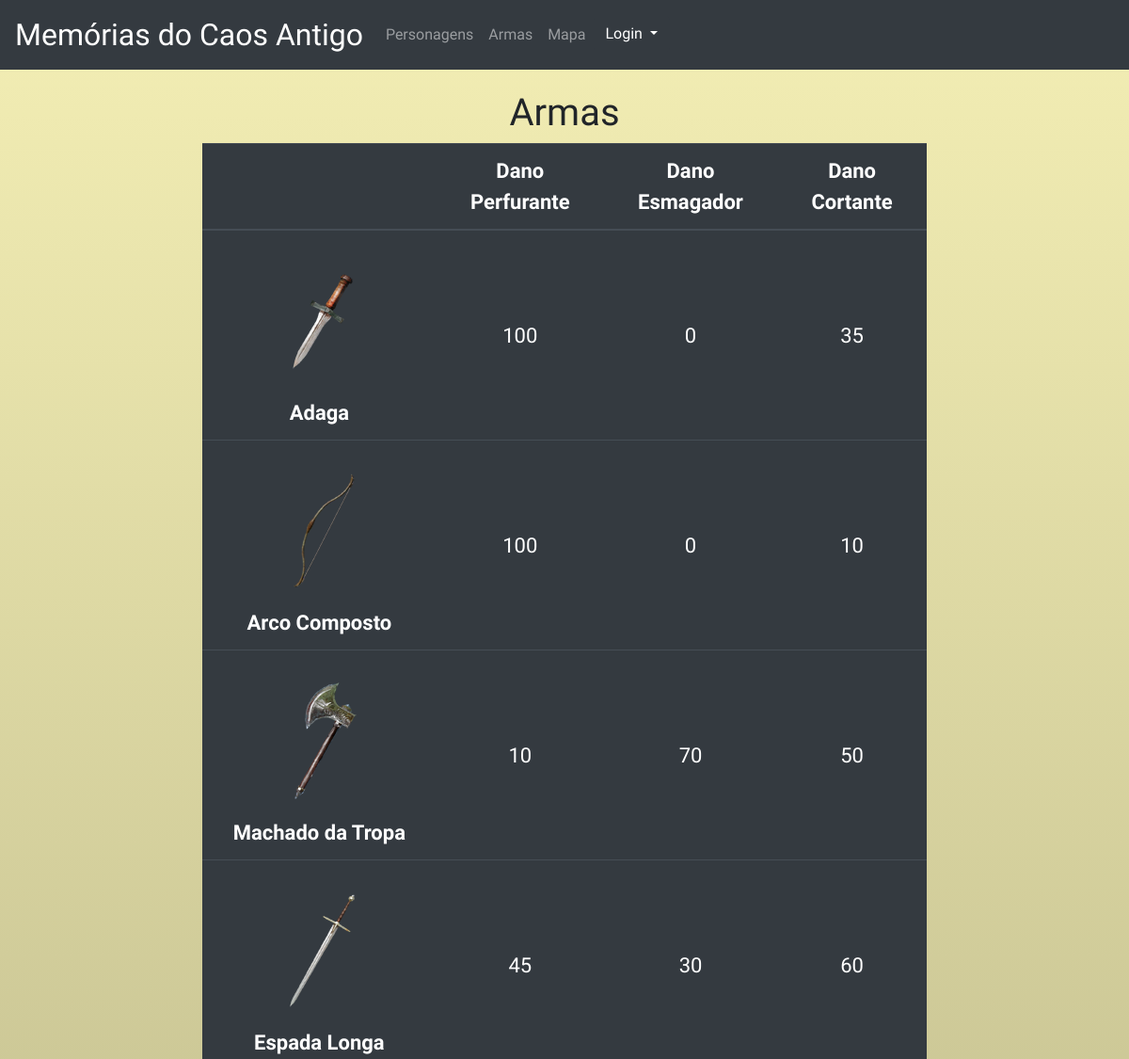
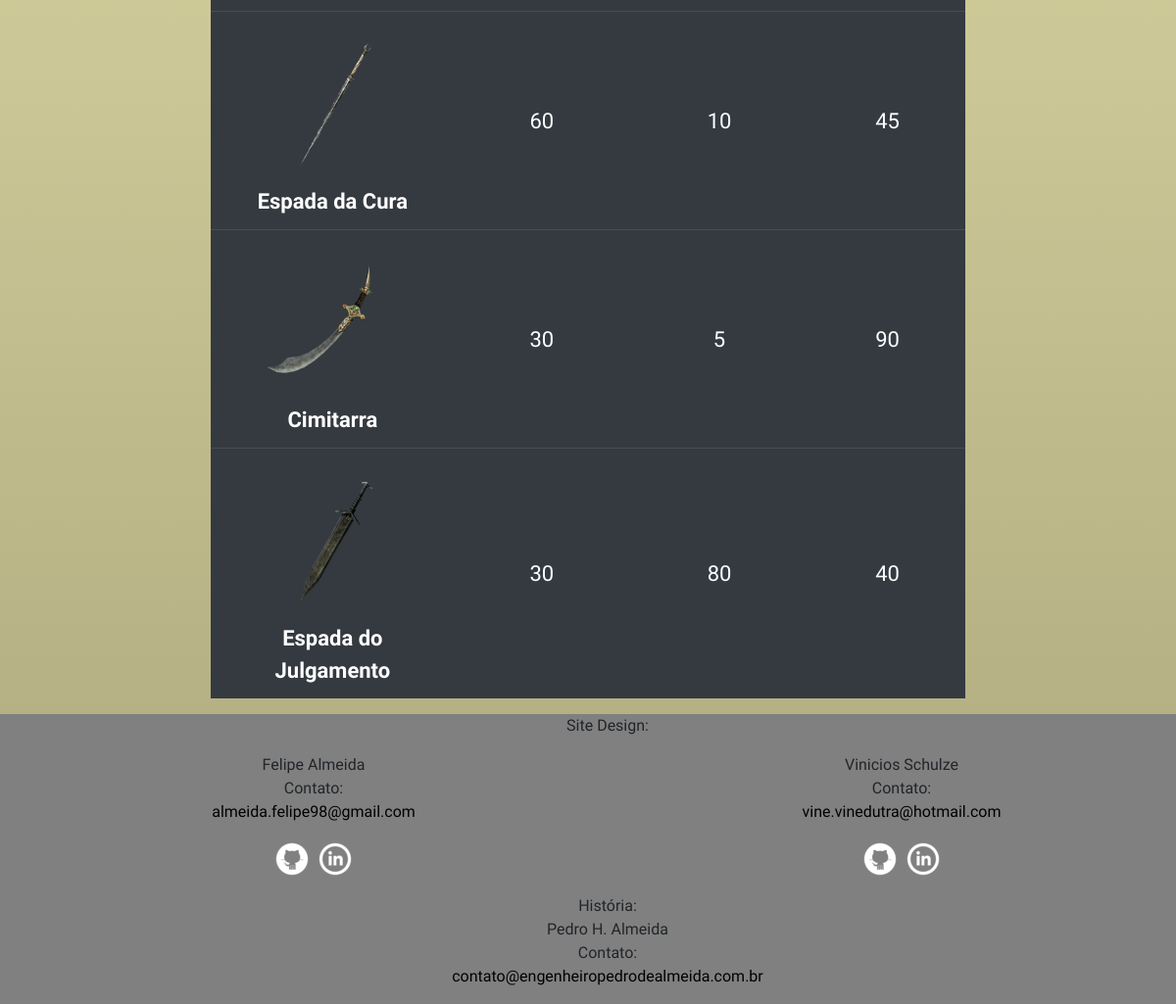
The page /codeIgniter/index.php/armas on the database its author committed (2 pictures, top to bottom).
### tables this page shows
CREATE TABLE arma (
    id_arma INT NOT NULL AUTO_INCREMENT,
    nome VARCHAR(25) NOT NULL,
    dano_corte INT NOT NULL,
    dano_perfuracao INT NOT NULL,
    dano_esmagador INT NOT NULL,
    imagem VARCHAR(500),
    PRIMARY KEY (id_arma)
);

### codeIgniter/application/controllers/Armas.php (called while the page is built, shortened)
<?php
class Armas extends CI_Controller
{
    public function __construct()
    {
        $this->load->model('Armas_model');
    }
    public function index()
    {
        $data['armas'] = $this->Armas_model->selecionar_todos();
        $this->load->view('bootstrap');
        $this->load->view('cabecalho/inicio');
        $this->load->view('cabecalho/armas');
        $this->load->view('Armas_index', $data);
    }
}

### codeIgniter/index.php (called while the page is built, shortened)
<?php
require_once BASEPATH.'core/CodeIgniter.php';

### codeIgniter/application/models/Armas_model.php (called while the page is built, shortened)
<?php
class Armas_model extends CI_Model
{
    public function selecionar_todos()
    {
        $query = $this->db->get('arma');
        return $query->result();
    }
}

### codeIgniter/application/views/Armas_index.php (the view, shortened to what this page needs)
<body>
    <nav class="navbar navbar-expand-sm bg-dark navbar-dark sticky-top">
        <a class="navbar-brand" href="<?php echo base_url("inicio"); ?>" id="title">Memórias do Caos Antigo</a>
        <ul class="navbar-nav">
            <li class="nav-item">
                <a class="nav-link" href="<?php echo base_url("Personagens"); ?>">Personagens</a>
            </li>
            <li class="nav-item">
                <a class="nav-link" href="<?php echo base_url("Armas"); ?>">Armas</a>
            </li>
            <li class="nav-item">
                <a class="nav-link" href="<?php echo base_url("Mapa"); ?>">Mapa</a>
            </li>
            <?php if ($this->session->userdata('usuario_logado')) : ?>
                <li class="nav-item">
                    <a class="nav-link"> <?php echo $this->session->userdata('nome_usuario'); ?></a>
                </li>
                <li class="nav-item">
                    <a class="nav-link" href="<?php echo site_url('Login/deslogar'); ?>">Deslogar</a></<a>
                </li>
            <?php else : ?>
                <div class="dropdown">
                    <button class="btn btn-dark dropdown-toggle" type="button" data-toggle="dropdown" aria-haspopup="true" aria-expanded="false">
                        Login
                    </button>
                </div>
            <?php endif ?>
        </ul>
    </nav>
    <div class="container-fluid">
        <div class="row">
            <div class="col-sm-8 offset-sm-2 conteudo">
                <h1>Armas</h1>
                <div class="table-responsive">
                    <table class="table table-hover table-dark">
                        <thead>
                            <tr>
                                <th scope="col"></th>
                                <th scope="col">Dano Perfurante</th>
                                <th scope="col">Dano Esmagador</th>
                                <th scope="col">Dano Cortante</th>
                            </tr>
                        <tbody id="alinhamento">
                            <?php if (isset($armas)) : ?>
                                <?php foreach ($armas as $arma) : ?>
                                    <tr>
                                        <th><img src="<?php echo ($arma->imagem) ?>" alt=""><br><?php echo $arma->nome ?></th>
                                        <td><?php echo $arma->dano_perfuracao ?></td>
                                        <td><?php echo $arma->dano_esmagador ?></td>
                                        <td><?php echo $arma->dano_corte ?></td>
                                    </tr>
                                <?php endforeach ?>
                            <?php endif ?>
                    </table>
                </div>
            </div>
        </div>
        <div class="row">
            <div class="col-sm-12" id="footer">
                <ul>
                    <li> Site Design:</li>
                </ul>
                <div class="row">
                    <div class="col">
                        <ul>
                            <li>Felipe Almeida</li>
                            <li>Contato:</li>
                            <li><a href="mailto:almeida.felipe98@gmail.com" class="mail">almeida.felipe98@gmail.com</a>
                            </li>
                        </ul>
                        <ul class="social-networks">
                            <li><a class="github" href="https://github.com/felipelalmeida" target="_blank">Github</a>
                            </li>
                            <li><a class="linkedin" href="https://www.linkedin.com/in/felipe-almeida-5115b4183/" target="_blank">LinkedIn</a></li>
                        </ul>
                    </div>
                    <div class="col">
                        <ul>
                            <li>Vinicios Schulze</li>
                            <li>Contato:</li>
                            <li><a href="mailto:vine.vinedutra@hotmail.com" class="mail">vine.vinedutra@hotmail.com</a>
                            </li>
                        </ul>
                        <ul class="social-networks">
                            <li><a class="github" href="https://github.com/Hay00" target="_blank">Github</a></li>
                            <li><a class="linkedin" href="https://www.linkedin.com/in/vinicios-dutra-schulze-2701a8145/" target="_blank">LinkedIn</a>
                            </li>
                        </ul>
                    </div>
                </div>
                <div class="row">
                    <div class="col-sm-12">
                        <ul>
                            <li>História:</li>
                            <li>Pedro H. Almeida</li>
                            <li>Contato:</li>
                            <li><a href="mailto:contato@engenheiropedrodealmeida.com.br" class="mail">contato@engenheiropedrodealmeida.com.br</a>
                            </li>
                        </ul>
                    </div>
                </div>
</body>

### codeIgniter/application/views/bootstrap.php (shortened to what this page needs)
<!DOCTYPE html>
<html lang="en">
<head>
    <link rel="stylesheet" href="<?php echo base_url('application/third_party/bootstrap.min.css'); ?>">
    <link rel="stylesheet" href="https://stackpath.bootstrapcdn.com/bootstrap/4.3.1/css/bootstrap.min.css">
</head>
<body>
</body>
</html>

### codeIgniter/application/views/cabecalho/inicio.php (shortened to what this page needs)
<!DOCTYPE html>
<html lang="en">
<head>
</head>
<body>
</body>
</html>

### codeIgniter/application/views/cabecalho/armas.php (shortened to what this page needs)
<!DOCTYPE html>
<html lang="en">
<head>
</head>
<body>
</body>
</html>

### codeIgniter/application/views/cabecalho/inicio.php (style rules this page uses)
body { background-image: linear-gradient(0, #ABA77D, #F3EEB4); font-family: 'Mate SC', serif; }
#title { font-size: 200%; }
.conteudo { margin-top: 1em; font-size: 22px; line-height: 1.5; text-align: center; min-height: calc(80vh - 70px); }
#footer { background-color: grey; text-align: center; }
.social-networks li { display: inline-block; }
.social-networks a { display: inline-block; width: 40px; height: 40px; text-indent: -9999px; }
ul, li { list-style: none; }
.mail { color: black; }
.github { background-image: url(../img/github.png) }
.linkedin { background-image: url(../img/linkedin.png) }

### codeIgniter/application/views/cabecalho/armas.php (style rules this page uses)
#alinhamento td { vertical-align: middle; }

### rows shown on the page
arma: imagem (picture), nome "Adaga", dano_perfuracao "100", dano_esmagador "0", dano_corte "35"
arma: imagem (picture), nome "Arco Composto", dano_perfuracao "100", dano_esmagador "0", dano_corte "10"
arma: imagem (picture), nome "Machado da Tropa", dano_perfuracao "10", dano_esmagador "70", dano_corte "50"
arma: imagem (picture), nome "Espada Longa", dano_perfuracao "45", dano_esmagador "30", dano_corte "60"
arma: imagem (picture), nome "Espada da Cura", dano_perfuracao "60", dano_esmagador "10", dano_corte "45"
arma: imagem (picture), nome "Cimitarra", dano_perfuracao "30", dano_esmagador "5", dano_corte "90"
arma: imagem (picture), nome "Espada do Julgamento", dano_perfuracao "30", dano_esmagador "80", dano_corte "40"
